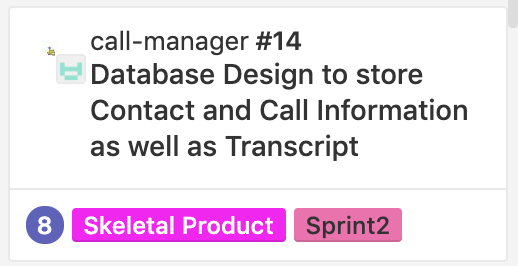
#> input picture attendenceCheck/test.png, 518 x 266 px
$ python opencv_playground.py
#> lines starting #> are read from the running program, lines starting #| are printed output that depends on the picture
import numpy as np
import cv2

# https://opencv-python-tutroals.readthedocs.io/en/latest/py_tutorials/py_gui/py_image_display/py_image_display.html#display-image

img = cv2.imread('test.png', 0)
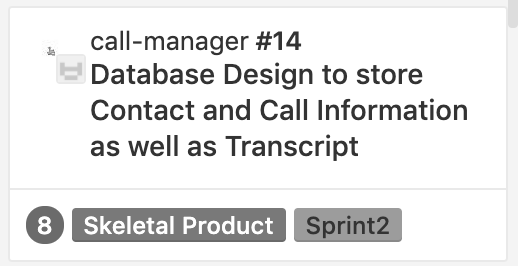
#> img: shape (266, 518); min 51, max 255, mean 231
cv2.imshow('window name', img)
